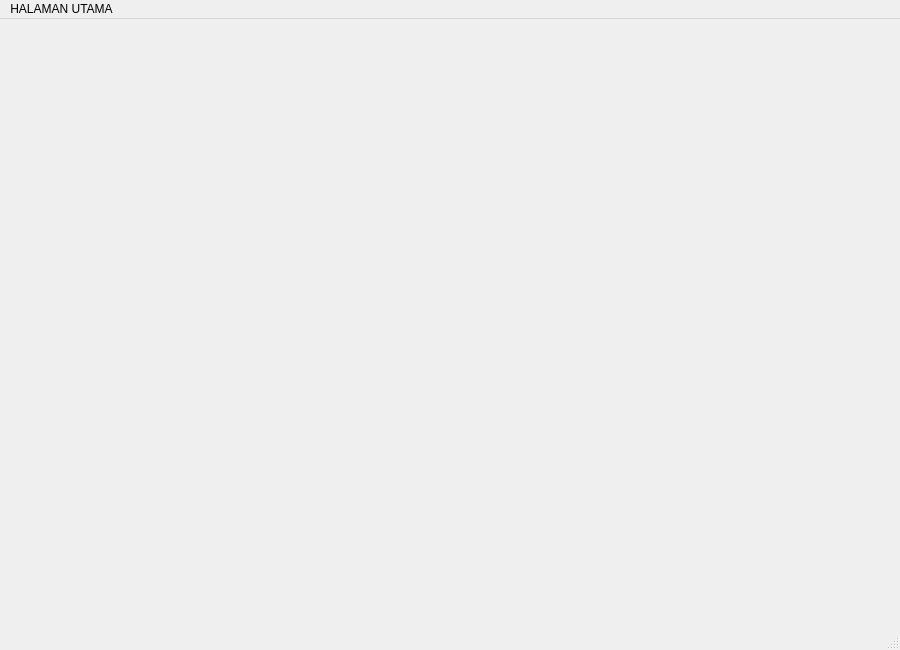
<?xml version="1.0" encoding="UTF-8"?>
<ui version="4.0">
 <class>Main</class>
 <widget class="QMainWindow" name="Main">
  <property name="geometry">
   <rect>
    <x>0</x>
    <y>0</y>
    <width>900</width>
    <height>650</height>
   </rect>
  </property>
  <property name="windowTitle">
   <string>SITAMBANG – Halaman Utama</string>
  </property>
  <widget class="QWidget" name="centralwidget"/>
  <widget class="QMenuBar" name="menuBar">
   <property name="geometry">
    <rect>
     <x>0</x>
     <y>0</y>
     <width>900</width>
     <height>25</height>
    </rect>
   </property>
   <widget class="QMenu" name="menuHALAMAN_UTAMA">
    <property name="title">
     <string>HALAMAN UTAMA</string>
    </property>
    <addaction name="actionDATA_OFFICERS"/>
    <addaction name="actionDATA_VEHICLES"/>
    <addaction name="actionDATA_DRIVES"/>
    <addaction name="actionDATA_CYCLES"/>
    <addaction name="actionDATA_ACTIVITIES"/>
    <addaction name="actionDATA_QUEUES"/>
   </widget>
   <addaction name="menuHALAMAN_UTAMA"/>
  </widget>
  <widget class="QStatusBar" name="statusBar"/>
  <action name="actionDATA_OFFICERS">
   <property name="text">
    <string>DATA OFFICERS</string>
   </property>
  </action>
  <action name="actionDATA_VEHICLES">
   <property name="text">
    <string>DATA VEHICLES</string>
   </property>
  </action>
  <action name="actionDATA_DRIVES">
   <property name="text">
    <string>DATA DRIVES</string>
   </property>
  </action>
  <action name="actionDATA_CYCLES">
   <property name="text">
    <string>DATA CYCLES</string>
   </property>
  </action>
  <action name="actionDATA_ACTIVITIES">
   <property name="text">
    <string>DATA ACTIVITIES</string>
   </property>
  </action>
  <action name="actionDATA_QUEUES">
   <property name="text">
    <string>DATA QUEUES</string>
   </property>
  </action>
 </widget>
 <resources/>
 <connections/>
</ui>
